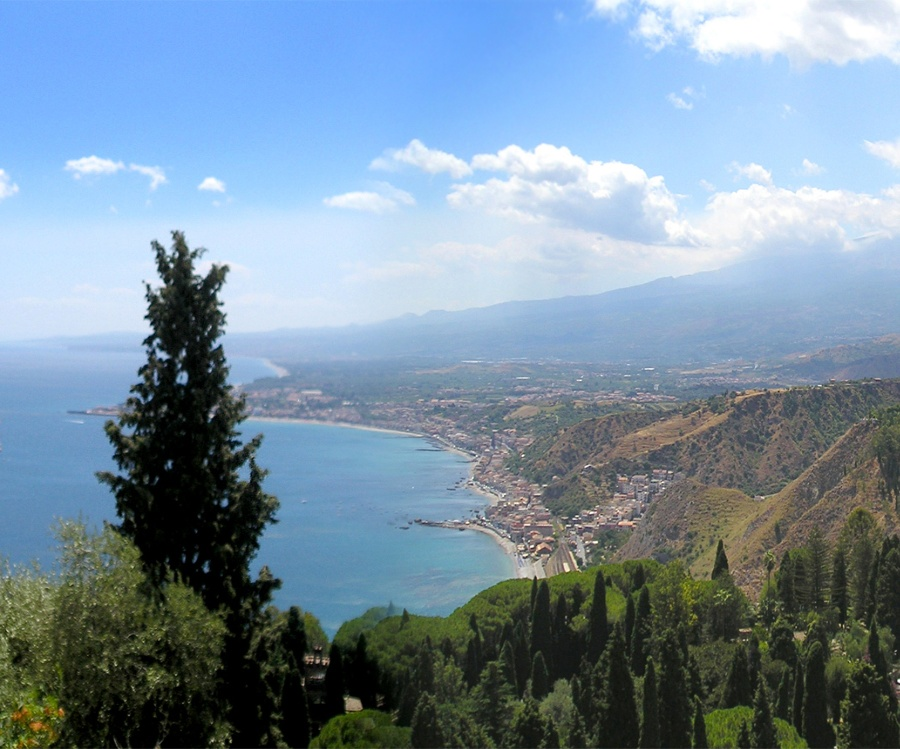
#> input picture splitted_0.jpeg, 900 x 749 px
$ python image_mosicaing.py
#> lines starting #> are read from the running program, lines starting #| are printed output that depends on the picture
import cv2
image_paths=['splitted_0.jpeg','splitted_1.jpeg','splitted_2.jpeg','splitted_3.jpeg','splitted_4.jpeg']
# initialized a list of images
imgs = []

for i in range(len(image_paths)):
	imgs.append(cv2.imread(image_paths[i]))
	imgs[i]=cv2.resize(imgs[i],(0,0),fx=0.4,fy=0.4)
stitchy=cv2.Stitcher.create()
(dummy,output)=stitchy.stitch(imgs)
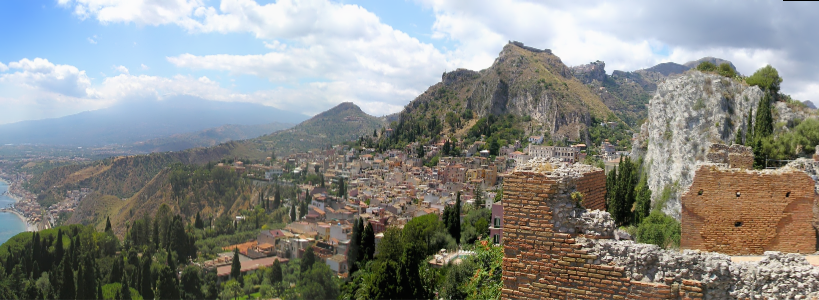
#> output: shape (300, 819, 3); mean of channels 0, 1, 2 135.4, 139.3, 137.3; drawn as B, G, R

if dummy != cv2.STITCHER_OK:
# checking if the stitching procedure is successful
# .stitch() function returns a true value if stitching is
# done successfully
	print("stitching ain't successful")
else:
	print('Your Panorama is ready!!!')

# final output
cv2.imshow('final result',output)

cv2.waitKey(0)
